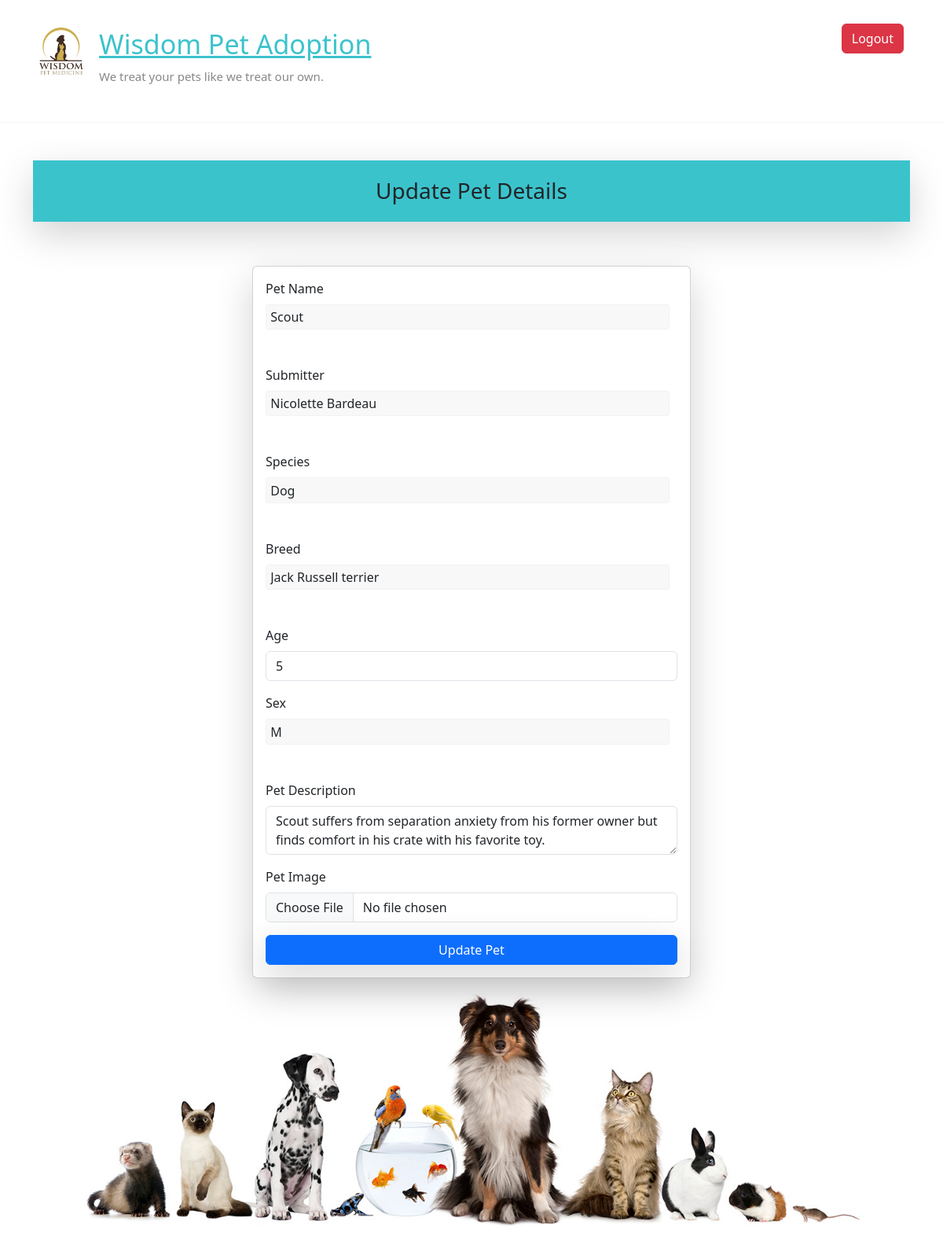
Screenshot of /update_pet/8/ (signed in) with the database file from the repository.
### adoptions/models.py (models this page shows)
class Pet(models.Model):
    user=models.ForeignKey(User , on_delete=models.CASCADE, null = True , blank = True)
    SEX_CHOICES = [('M', 'Male'), ('F', 'Female')]
    name = models.CharField(max_length=100)
    submitter = models.CharField(max_length=100)
    species = models.CharField(max_length=30)
    breed = models.CharField(max_length=30, blank=True)
    description = models.TextField()
    sex = models.CharField(max_length=1, choices=SEX_CHOICES, blank=True)
    submission_date = models.DateTimeField()
    age = models.IntegerField(null=True)
    vaccinations = models.ManyToManyField('Vaccine', blank=True)
    pet_image=models.ImageField(null=True,upload_to="pet")

### adoptions/views.py (the view, shortened to what this page needs)
# urls.py: path('update_pet/<id>/',views.update_pet,name="update_pet"),
@login_required(login_url="/login/")
def update_pet(request,id):
    queryset = Pet.objects.get(id=id)
    context={'pet':queryset}
    return render(request, 'update_pet.html',context)

### adoptions/templates/update_pet.html (shortened to what this page needs)
{% extends "base.html" %}
{% block content %}
<div class="container mt-5">
    <h3 class="shadow-lg" style="text-align:center;margin-bottom:5%;padding:2%;background-color:rgb(59, 195, 204);;"> Update Pet Details </h3>
    <form class="col-6 mx-auto card p-3 shadow-lg" method="post" enctype="multipart/form-data">
        <div class="mb-3">
            <label for="name" class="form-label">Pet Name</label>
            <input type="text" name="name" value="{{pet.name}}" equired class="form-control">
        </div>
        <div class="mb-3">
            <label for="submitter" class="form-label">Submitter</label>
            <input type="text" name="submitter" value="{{pet.submitter}}" class="form-control" >
        </div>
        <div class="mb-3">
            <label for="species" class="form-label">Species</label>
            <input type="text" name="species" value="{{pet.species}}" class="form-control">
        </div>
        <div class="mb-3">
            <label for="breed" class="form-label">Breed</label>
            <input type="text" name="breed" value="{{pet.breed}}" class="form-control">
        </div>
        <div class="mb-3">
            <label for="age" class="form-label">Age</label>
            <input type="number" name="age" value="{{pet.age}}" class="form-control">
        </div>
        <div class="mb-3">
            <label for="sex" class="form-label">Sex</label>
            <input type="text" name="sex" value="{{pet.sex}}" class="form-control" placeholder="Enter 'M' for Male and 'F' for Female">
        </div>
        <div class="mb-3">
            <label for="description" class="form-label">Pet Description</label>
            <textarea name="description" class="form-control">{{pet.description}}</textarea>
        </div>
        <div class="mb-3">
            <label for="pet_image" class="form-label">Pet Image</label>
            <input type="file" name="pet_image" class="form-control">
        </div>
        <button type="submit" class="btn btn-primary shadow-lg">Update Pet</button>
    </form>
</div>
{% endblock%}

### public/static/style.css (style rules this page uses)
html, body, div, span, applet, object, iframe, h1, h2, h3, h4, h5, h6, p, blockquote, pre, a, abbr, acronym, address, big, cite, code, del, dfn, em, font, ins, kbd, q, s, samp, small, strike, strong, sub, sup, tt, var, dl, dt, dd, ol, ul, li, fieldset, form, label, legend, table, caption, tbody, tfoot, thead, tr, th, td { border: 0; font: inherit; font-size: 100%; font-style: inherit; font-weight: inherit; margin: 0; outline: 0; padding: 0; vertical-align: baseline; }
html { overflow-y: scroll; -webkit-text-size-adjust: 100%; -ms-text-size-adjust: 100%; }
h1, h2, h3, h4, h5, h6 { color: #666666; line-height: 1.4; padding-bottom: 15px; font-weight: normal; }
h3 { font-size: 26px; }
body, button, input, select, textarea { color: #888888; font-size: 15px; line-height: 1.5; font-family: 'Roboto', sans-serif; font-weight: 300; }
body { background: #f2f2f2; }
input, textarea { -webkit-border-radius: 0px; }
input[type="text"], input[type="url"], input[type="email"], input[type="search"], input[type="password"], textarea { -moz-appearance: none !important; -webkit-appearance: none !important; appearance: none !important; padding: 1%; border: 1px solid #f2f2f2; line-height: 20px; width: 98%; margin: 0 0 30px; background-color: #f8f8f8; -webkit-border-radius: 3px; -moz-border-radius: 3px; border-radius: 3px; }
.ample-button, input[type="reset"], input[type="button"], input[type="submit"], button { -moz-appearance: none !important; -webkit-appearance: none !important; appearance: none !important; color: #FFFFFF; display:inline-block; margin-bottom: 30px; padding: 5px 25px; cursor: pointer; background-color: #80abc8; border: 0px; -webkit-border-radius: 3px; -moz-border-radius: 3px; border-radius: 3px; font-size: 16px; }
body { padding-top: 30px; padding-bottom: 30px; }
body.wide { padding-top: 0; padding-bottom: 0; }

### rows the page displays
Pet: name "Scout", submitter "Nicolette Bardeau", species "Dog", breed "Jack Russell terrier", age "5", sex "M", description "Scout suffers from separation anxiety from his former owner but finds comfort in his crate with his favorite toy."
